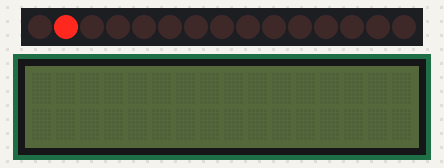
Recording of a sketch running on a simulated Teensy 4. On the bench: 15 shift-register outputs drawn as a row of LEDs (first output left, lit = HIGH), 16×2 character LCD. Wiring (inferred from the names in the program): 4 × shift register (74HC595): data pin 11; shift clock pin 12; latch pin 8. Wiring (inferred from the signals the program sends): character LCD (HD44780): RS Q31; E Q3; data Q8, Q9, Q10, Q11, Q12, Q13, Q14, Q15; row of LEDs: on Q16, Q17, Q18, Q19, Q20, Q21, Q22, Q23, Q24, Q25, Q26, Q27, Q28, Q29, Q30.

Above: at 0.15 s.
At 0.74 s:
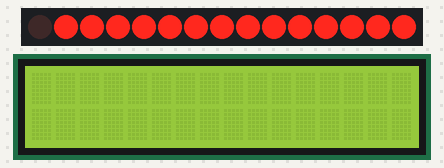
Timing chart, 0 to 130.0 s (numbered marks = the images above):
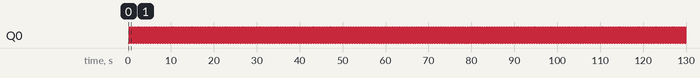

The sketch:

SSWL.ino
```cpp
int var1=10;
int var2=5;
int var3=5;
int latchPin = 8;
int clockPin = 12;
int dataPin = 11;
int tiempo = 1;
void setup()
{
Serial.begin(9600);
pinMode (latchPin, OUTPUT);
pinMode (clockPin, OUTPUT);
pinMode (dataPin, OUTPUT);
}
//$BienvenidoAquí$
void loop()
{
for (int i = 0; i < var1; i++)
{
for (int i = 0; i <= 12; i++)
{
digitalWrite(latchPin, 0);
shiftOut(dataPin, clockPin, LSBFIRST, 0);
shiftOut(dataPin, clockPin, LSBFIRST, 0x40);
shiftOut(dataPin, clockPin, MSBFIRST, 0x7);
shiftOut(dataPin, clockPin, LSBFIRST, 0x7);
digitalWrite(latchPin, 1);
delay(tiempo);
digitalWrite(latchPin, 0);
shiftOut(dataPin, clockPin, LSBFIRST, 0);
shiftOut(dataPin, clockPin, LSBFIRST, 0x20);
shiftOut(dataPin, clockPin, LSBFIRST, 0x18);
shiftOut(dataPin, clockPin, LSBFIRST, 0x8);
digitalWrite(latchPin, 1);
delay(tiempo);
digitalWrite(latchPin, 0);
shiftOut(dataPin, clockPin, LSBFIRST, 0);
shiftOut(dataPin, clockPin, LSBFIRST, 0x10);
shiftOut(dataPin, clockPin, LSBFIRST, 0x4);
shiftOut(dataPin, clockPin, LSBFIRST, 0x10);
digitalWrite(latchPin, 1);
delay(tiempo);
digitalWrite(latchPin, 0);
shiftOut(dataPin, clockPin, LSBFIRST, 0);
shiftOut(dataPin, clockPin, LSBFIRST, 0x8);
shiftOut(dataPin, clockPin, LSBFIRST, 0xB8);
shiftOut(dataPin, clockPin, LSBFIRST, 0x1C);
digitalWrite(latchPin, 1);
delay(tiempo);
digitalWrite(latchPin, 0);
shiftOut(dataPin, clockPin, LSBFIRST, 0);
shiftOut(dataPin, clockPin, LSBFIRST, 0x4);
shiftOut(dataPin, clockPin, LSBFIRST, 0x84);
shiftOut(dataPin, clockPin, LSBFIRST, 0x26);
digitalWrite(latchPin, 1);
delay(tiempo);
digitalWrite(latchPin, 0);
shiftOut(dataPin, clockPin, LSBFIRST, 0);
shiftOut(dataPin, clockPin, LSBFIRST, 0x2);
shiftOut(dataPin, clockPin, LSBFIRST, 0x44);
shiftOut(dataPin, clockPin, LSBFIRST, 0x26);
digitalWrite(latchPin, 1);
delay(tiempo);
digitalWrite(latchPin, 0);
shiftOut(dataPin, clockPin, LSBFIRST, 0);
shiftOut(dataPin, clockPin, LSBFIRST, 0x1);
shiftOut(dataPin, clockPin, LSBFIRST, 0xF8);
shiftOut(dataPin, clockPin, LSBFIRST, 0x18);
digitalWrite(latchPin, 1);
delay(tiempo);
digitalWrite(latchPin, 0);
shiftOut(dataPin, clockPin, LSBFIRST, 0x80);
shiftOut(dataPin, clockPin, LSBFIRST, 0);
shiftOut(dataPin, clockPin, LSBFIRST, 0x10);
shiftOut(dataPin, clockPin, LSBFIRST, 0xC);
digitalWrite(latchPin, 1);
delay(tiempo);
digitalWrite(latchPin, 0);
shiftOut(dataPin, clockPin, LSBFIRST, 0x40);
shiftOut(dataPin, clockPin, LSBFIRST, 0);
shiftOut(dataPin, clockPin, LSBFIRST, 0x20);
shiftOut(dataPin, clockPin, LSBFIRST, 0x13);
digitalWrite(latchPin, 1);
delay(tiempo);
digitalWrite(latchPin, 0);
shiftOut(dataPin, clockPin, LSBFIRST, 0x20);
shiftOut(dataPin, clockPin, LSBFIRST, 0);
shiftOut(dataPin, clockPin, LSBFIRST, 0x90);
shiftOut(dataPin, clockPin, LSBFIRST, 0x21);
digitalWrite(latchPin, 1);
delay(tiempo);
digitalWrite(latchPin, 0);
shiftOut(dataPin, clockPin, LSBFIRST, 0x10);
shiftOut(dataPin, clockPin, LSBFIRST, 0);
shiftOut(dataPin, clockPin, LSBFIRST, 0xF0);
shiftOut(dataPin, clockPin, LSBFIRST, 0x21);
digitalWrite(latchPin, 1);
delay(tiempo);
digitalWrite(latchPin, 0);
shiftOut(dataPin, clockPin, LSBFIRST, 0x8);
shiftOut(dataPin, clockPin, LSBFIRST, 0);
shiftOut(dataPin, clockPin, LSBFIRST, 0xB0);
shiftOut(dataPin, clockPin, LSBFIRST, 0x11);
digitalWrite(latchPin, 1);
delay(tiempo);
digitalWrite(latchPin, 0);
shiftOut(dataPin, clockPin, LSBFIRST, 0x4);
shiftOut(dataPin, clockPin, LSBFIRST, 0);
shiftOut(dataPin, clockPin, LSBFIRST, 0x70);
shiftOut(dataPin, clockPin, LSBFIRST, 0x10);
digitalWrite(latchPin, 1);
delay(tiempo);
digitalWrite(latchPin, 0);
shiftOut(dataPin, clockPin, LSBFIRST, 0x2);
shiftOut(dataPin, clockPin, LSBFIRST, 0);
shiftOut(dataPin, clockPin, LSBFIRST, 0x20);
shiftOut(dataPin, clockPin, LSBFIRST, 0x8);
digitalWrite(latchPin, 1);
delay(tiempo);
digitalWrite(latchPin, 0);
shiftOut(dataPin, clockPin, LSBFIRST, 0x1);
shiftOut(dataPin, clockPin, LSBFIRST, 0);
shiftOut(dataPin, clockPin, LSBFIRST, 0xE0);
shiftOut(dataPin, clockPin, LSBFIRST, 0xF);
digitalWrite(latchPin, 1);
delay(tiempo);
}
for (int i = 0; i <= 12; i++)
{
digitalWrite(latchPin, 0);
shiftOut(dataPin, clockPin, LSBFIRST, 0);
shiftOut(dataPin, clockPin, LSBFIRST, 0x80);
shiftOut(dataPin, clockPin, LSBFIRST, 0xC0);
shiftOut(dataPin, clockPin, LSBFIRST, 0x7);
digitalWrite(latchPin, 1);
delay(tiempo);
digitalWrite(latchPin, 0);
shiftOut(dataPin, clockPin, LSBFIRST, 0);
shiftOut(dataPin, clockPin, LSBFIRST, 0x40);
shiftOut(dataPin, clockPin, LSBFIRST, 0x38);
shiftOut(dataPin, clockPin, LSBFIRST, 0x8);
digitalWrite(latchPin, 1);
delay(tiempo);
digitalWrite(latchPin, 0);
shiftOut(dataPin, clockPin, LSBFIRST, 0);
shiftOut(dataPin, clockPin, LSBFIRST, 0x20);
shiftOut(dataPin, clockPin, LSBFIRST, 0x4);
shiftOut(dataPin, clockPin, LSBFIRST, 0x10);
digitalWrite(latchPin, 1);
delay(tiempo);
digitalWrite(latchPin, 0);
shiftOut(dataPin, clockPin, LSBFIRST, 0);
shiftOut(dataPin, clockPin, LSBFIRST, 0x10);
shiftOut(dataPin, clockPin, LSBFIRST, 0xB8);
shiftOut(dataPin, clockPin, LSBFIRST, 0x1c);
digitalWrite(latchPin, 1);
delay(tiempo);
digitalWrite(latchPin, 0);
shiftOut(dataPin, clockPin, LSBFIRST, 0);
shiftOut(dataPin, clockPin, LSBFIRST, 0x8);
shiftOut(dataPin, clockPin, LSBFIRST, 0x84);
shiftOut(dataPin, clockPin, LSBFIRST, 0x26);
digitalWrite(latchPin, 1);
delay(tiempo);
digitalWrite(latchPin, 0);
shiftOut(dataPin, clockPin, LSBFIRST, 0);
shiftOut(dataPin, clockPin, LSBFIRST, 0x4);
shiftOut(dataPin, clockPin, LSBFIRST, 0x44);
shiftOut(dataPin, clockPin, LSBFIRST, 0x26);
digitalWrite(latchPin, 1);
delay(tiempo);
digitalWrite(latchPin, 0);
shiftOut(dataPin, clockPin, LSBFIRST, 0);
shiftOut(dataPin, clockPin, LSBFIRST, 0x2);
shiftOut(dataPin, clockPin, LSBFIRST, 0xF8);
shiftOut(dataPin, clockPin, LSBFIRST, 0x18);
digitalWrite(latchPin, 1);
delay(tiempo);
digitalWrite(latchPin, 0);
shiftOut(dataPin, clockPin, LSBFIRST, 0);
shiftOut(dataPin, clockPin, LSBFIRST, 0x1);
shiftOut(dataPin, clockPin, LSBFIRST, 0x10);
shiftOut(dataPin, clockPin, LSBFIRST, 0x1C);
digitalWrite(latchPin, 1);
delay(tiempo);
digitalWrite(latchPin, 0);
shiftOut(dataPin, clockPin, LSBFIRST, 0x80);
shiftOut(dataPin, clockPin, LSBFIRST, 0);
shiftOut(dataPin, clockPin, LSBFIRST, 0x38);
shiftOut(dataPin, clockPin, LSBFIRST, 0x63);
digitalWrite(latchPin, 1);
delay(tiempo);
digitalWrite(latchPin, 0);
shiftOut(dataPin, clockPin, LSBFIRST, 0x40);
shiftOut(dataPin, clockPin, LSBFIRST, 0);
shiftOut(dataPin, clockPin, LSBFIRST, 0x94);
shiftOut(dataPin, clockPin, LSBFIRST, 0x81);
digitalWrite(latchPin, 1);
delay(tiempo);
digitalWrite(latchPin, 0);
shiftOut(dataPin, clockPin, LSBFIRST, 0x20);
shiftOut(dataPin, clockPin, LSBFIRST, 0);
shiftOut(dataPin, clockPin, LSBFIRST, 0xF2);
shiftOut(dataPin, clockPin, LSBFIRST, 0x83);
digitalWrite(latchPin, 1);
delay(tiempo);
digitalWrite(latchPin, 0);
shiftOut(dataPin, clockPin, LSBFIRST, 0x10);
shiftOut(dataPin, clockPin, LSBFIRST, 0);
shiftOut(dataPin, clockPin, LSBFIRST, 0x6A);
shiftOut(dataPin, clockPin, LSBFIRST, 0x4F);
digitalWrite(latchPin, 1);
delay(tiempo);
digitalWrite(latchPin, 0);
shiftOut(dataPin, clockPin, LSBFIRST, 0x8);
shiftOut(dataPin, clockPin, LSBFIRST, 0);
shiftOut(dataPin, clockPin, LSBFIRST, 0xE4);
shiftOut(dataPin, clockPin, LSBFIRST, 0x3F);
digitalWrite(latchPin, 1);
delay(tiempo);
digitalWrite(latchPin, 0);
shiftOut(dataPin, clockPin, LSBFIRST, 0x4);
shiftOut(dataPin, clockPin, LSBFIRST, 0);
shiftOut(dataPin, clockPin, LSBFIRST, 0xC4);
shiftOut(dataPin, clockPin, LSBFIRST, 0x4F);
digitalWrite(latchPin, 1);
delay(tiempo);
digitalWrite(latchPin, 0);
shiftOut(dataPin, clockPin, LSBFIRST, 0x2);
shiftOut(dataPin, clockPin, LSBFIRST, 0);
shiftOut(dataPin, clockPin, LSBFIRST, 0x88);
shiftOut(dataPin, clockPin, LSBFIRST, 0x44);
digitalWrite(latchPin, 1);
delay(tiempo);
digitalWrite(latchPin, 0);
shiftOut(dataPin, clockPin, LSBFIRST, 0x1);
shiftOut(dataPin, clockPin, LSBFIRST, 0);
shiftOut(dataPin, clockPin, LSBFIRST, 0x70);
shiftOut(dataPin, clockPin, LSBFIRST, 0x38);
digitalWrite(latchPin, 1);
delay(tiempo);
}
delay (var2);
}
}
```

Measured:
- by itself, Q0: alternates HIGH for 0.34 s and LOW for 0.22 s
